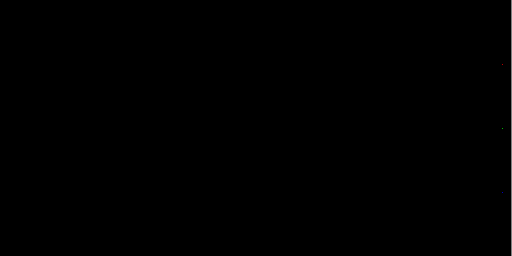
Frame 1 (no input)
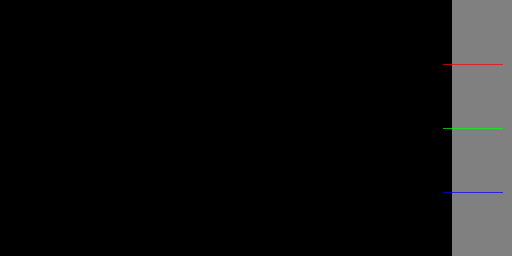
Frame 60 (the mouse pressed at the canvas centre just before this capture)
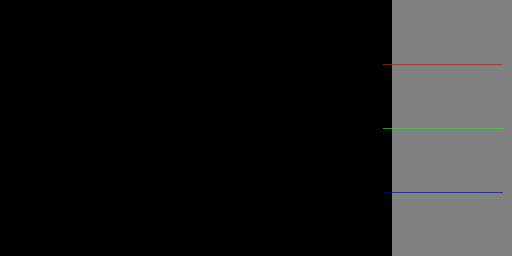
Frame 120 (the mouse held since frame 60 and released just before this capture)

The Processing sketch that drew these frames (run headless with seeded random() and noise(); from frame 60 on, the mouse is pressed at the canvas centre):

// Processing sketch: sketch_201118a_fmwave_class
// ── sketch_201118a_fmwave_class.pde
PImage offscreen;

float[] waveshape;
final int SAMPLE_RATE = 48000;
Voice voice1,voice2,voice3;

//EG パラメータ
float[] delay_time    ={  0.0,  0.0,  0.0};
float[] attack_time   ={  1.0, 20.0,  5.0};
float[] decay_time    ={ 10.0,  5.0,  1.0}; 
float[] sustain_level ={  0.8,  0.4,  0.2};
float[] release_time  ={  1.0,  1.0, 20.0};
 
float sound_val = 0;


void setup(){
  frameRate(60);
  size(512,256);
  background(128);
  color(256);
  offscreen = createImage(width, height, RGB);
   
   
  //wavetable 定義
  waveshape = new float[SAMPLE_RATE];
  for(int i=0; i<SAMPLE_RATE;i++){
    waveshape[i]= sin(2*PI/SAMPLE_RATE*i);
  //  println(i);
  }
  println("Definition finished");
  


 
 //ボイス生成
 voice1 = new Voice(100.0);
 //timber2 = new Timber(270.0);
 //timber3 = new Timber(400.0); 
 
}


void draw(){
  //mouse value
  voice1.LEVEL_B = float(mouseY)/height; 
  
  //sound refresh
  sound_val  = voice1.update();
  //sound_val += voice2.update();
  //sound_val += voice3.update();
  //sound_val /=3;
  
  //Draw  
  background(128);
  image(offscreen, -1,0, width, height); 
  
  //point(width-10, sound_val + height/2 );
  stroke(255,0,0);
  point(width-10, voice1.adsr0.val * (-50) +   height/4 );
  stroke(0,255,0);
  point(width-10, voice1.adsr1.val * (-50) + 2*height/4 );
  stroke(0,0,255);
  point(width-10, voice1.adsr2.val * (-50) + 3*height/4 );
  
  loadPixels();
  offscreen.pixels = pixels;
  offscreen.updatePixels();  
}


float fm_calc(float x){
  int index;
  index = int(x) % SAMPLE_RATE;
  if(index <0){index = 0;}
  return waveshape[index];
}


void keyPressed(){
  
   if(voice1.gate_on(int(key)))println("gateOn");
   //if(timber1.gate_on(int(key))){
   //}else if(timber2.gate_on(int(key()){
   //}else if(timber3.gate_on(int(key()){
   //}
}

void keyReleased(){
  if(voice1.gate_off(int(key)))println("gateOff");
  //timber2.gate_off(int(key));
  //timber3.gate_off(int(key));
}

// ── ADSR.pde
class ADSR {
  //float delay_time    = 0.0;
  //float attack_time   = 0.1;
  //float decay_time    = 0.1;
  //float sustain_level = 1.0;
  //float release_time  = 0.1;
  float val, val_released;
  int gate;
  int stage;
  int NUM;

  ADSR(int _num) {
    println("adsr created");
    NUM = _num;
    val = 0;
    stage = 0;
  }
  
  //void set_ADSR(float _delay_time,float _attack_time, float _decay_time, float _sustain_level, float _release_time){
  //  delay_time    = _delay_time;
  //  attack_time   = max( 0.1, _attack_time * sample_rate);
  //  decay_time    = max( 0.1, _decay_time  * sample_rate);
  //  sustain_level = max(0.01, _sustain_level);
  //  release_time  = max( 0.1, _release_time* sample_rate);
  //}

  float update(int _gate) {
    gate = _gate;
    //状態判定
    if (gate == 1) {
      if (stage == 4 | stage == 0) {
        stage = 1;                            //0 ->Attack
      }
      if ( stage == 1 & val > 1) {
        stage = 2;                            //Attack->Decay
        val=1;
      }
      if (stage == 2 & val < sustain_level[NUM]) {
        stage=3;                             //Decay -> Sustain
        val = sustain_level[NUM];
      }
    } else {
      stage = 4;                         //Release
    }

    //増減演算
    if (stage == 1) {
      val += 1/attack_time[NUM];
      val_released = val;
      //println("A");
    }
    if (stage == 2) {
      val -= (1-sustain_level[NUM])/decay_time[NUM];
      val_released = val;
      //println("D");
    }
    if (stage == 3) {
      //println("S");
    }
    if (stage == 4) {
      val -= 2*val_released/release_time[NUM];
      //println("R");
    }

    if (val <= 0) {
      //println("OFF");
      val = 0;
      stage = 0;
    }

    return val;
  }
}

// ── Voice.pde
class Voice {
  boolean soundOn;
  float tone;
  float freq;
  float LEVEL_A, LEVEL_B, LEVEL_C;
  float OCT_RATIO_A, OCT_RATIO_B, OCT_RATIO_C;
  float phase;
  float phase0, phase1, phase2;
  ADSR adsr0,adsr1,adsr2;
  int gate;  
  
  Voice(float _tone) {
    tone = _tone;
    
    //Initialize parametar
    soundOn = false;
    freq = 0;
    LEVEL_A = 1.0;
    LEVEL_B = 0.3;
    LEVEL_C = 0.0;
    OCT_RATIO_A = 1.0;
    OCT_RATIO_B = 1.0;
    OCT_RATIO_C = 1.0;
    phase = 0;
    phase0 = 0;
    phase1 = 0;
    phase2 = 0;
    gate = 0;

    //Create 3EG
    adsr0 = new ADSR(0);
    adsr1 = new ADSR(1);
    adsr2 = new ADSR(2);
  }

  float update() {
    freq = tone*2;    //周波数をトーンから設定
    phase += freq;    //周波数分進める
    adsr0.update(gate);
    adsr1.update(gate);
    adsr2.update(gate);
    switch(1) {
    case 1:
      phase0 = adsr0.val * SAMPLE_RATE * LEVEL_C* fm_calc( OCT_RATIO_C* phase + 0);
      phase1 = adsr1.val * SAMPLE_RATE * LEVEL_B* fm_calc( OCT_RATIO_B* phase + phase0);
      phase2 = adsr2.val * SAMPLE_RATE * LEVEL_A* fm_calc( OCT_RATIO_A* phase + phase1);
      sound_val = phase2 * 100; 
      break;
    case 2:
      phase0 =  SAMPLE_RATE * LEVEL_C* fm_calc( OCT_RATIO_C* phase + 0);
      phase1 =  SAMPLE_RATE * LEVEL_B* fm_calc( OCT_RATIO_B* phase + 0);
      phase2 =  SAMPLE_RATE * LEVEL_A* fm_calc( OCT_RATIO_A* phase + 0);
      sound_val = phase0*100 + phase1 * 100 + phase2*100;
      break;
    }
    return sound_val;
  }

  boolean is_SoundOn(){
    return ( adsr0.val + adsr1.val + adsr2.val != 0);
  }
  
  boolean gate_on(int _tone) {
    if (gate == 0){
      tone = _tone;
      phase = 0;
      gate = 1;
      return true;
    }else{
      return false;
    }
  }

  boolean gate_off(int _tone) {
    if (tone == _tone) {
      gate = 0;
      return true;
    } else {
      return false;
    }
  }
}
